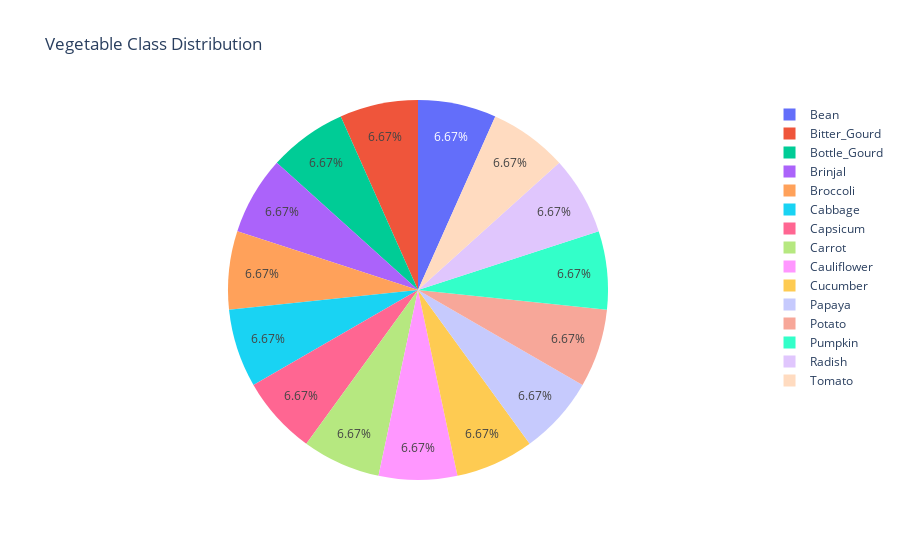

This figure's notebook cell:
### Code cell
fig = px.pie(names=class_names, values=number_of_images_byclass, title="Vegetable Class Distribution")
fig.show()

### Figure 1 — Plotly figure (JSON) as saved in the notebook; plotly's stock layout.template omitted (floating-point values rounded to 4 significant figures)
{"data": [{"domain": {"x": [0, 1], "y": [0, 1]}, "hovertemplate": "label=%{label}<br>value=%{value}<extra></extra>", "labels": ["Bean", "Bitter_Gourd", "Bottle_Gourd", "Brinjal", "Broccoli", "Cabbage", "Capsicum", "Carrot", "Cauliflower", "Cucumber", "Papaya", "Potato", "Pumpkin", "Radish", "Tomato"], "legendgroup": "", "name": "", "showlegend": true, "type": "pie", "values": [1000, 1000, 1000, 1000, 1000, 1000, 1000, 1000, 1000, 1000, 1000, 1000, 1000, 1000, 1000]}], "layout": {"legend": {"tracegroupgap": 0}, "title": {"text": "Vegetable Class Distribution"}}}
